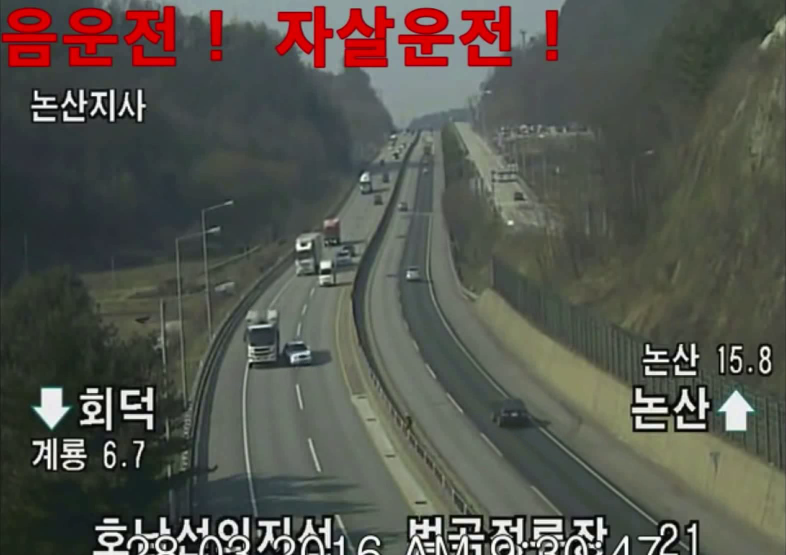
#> input picture frame 8 of output/accident_1.mp4, 1572 x 1110 px (shown at 1/2 size)
$ python optimizeddetection.py
#> lines starting #> are read from the running program, lines starting #| are printed output that depends on the picture; after the words box and inside, x2 and y2 are one past the last pixel; in counts of white or black regions, pixels touching at a corner belong together
import cv2
import numpy as np

#Web Camera
cap = cv2.VideoCapture('test/accident_1.mp4')

min_width_rectangle = 80
min_height_rectangle = 80

count_line_position = 550
# Initialize Substructor
algo = cv2.createBackgroundSubtractorMOG2(history=100, varThreshold=40)


def center_handle(x,y,w,h):
    x1=int(w/2)
    y1=int(h/2)
    cx=x+x1
    cy=y+y1
    return cx,cy

detect = []
offset = 6
counter = 0

while True:
    ret, video = cap.read()
#> video is the input picture: shape (1110, 1572, 3); mean B, G, R 77.5, 84.9, 85.3
    gray = cv2.cvtColor(video, cv2.COLOR_BGR2GRAY)
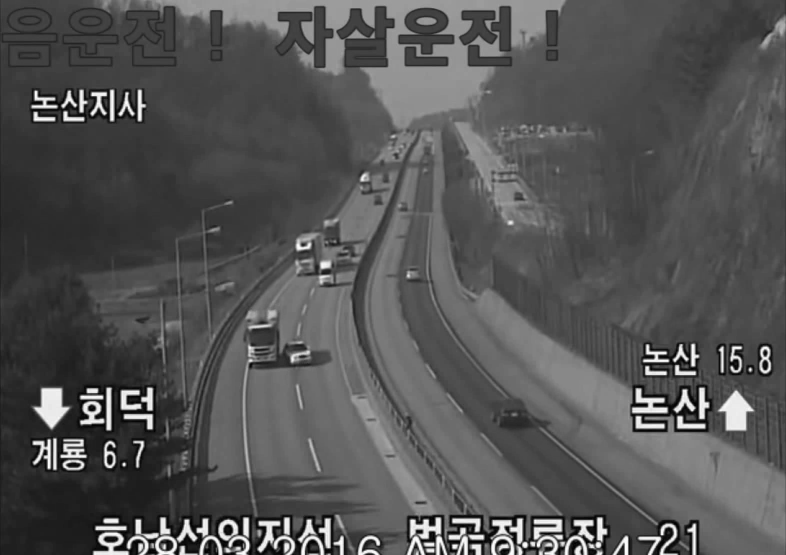
#> gray: shape (1110, 1572) (shown at 1/2 size); min 0, max 255, mean 84.1
    blur = cv2.GaussianBlur(gray, (3,3), 5)
    kernel = cv2.getStructuringElement(cv2.MORPH_ELLIPSE,(5,5))

    vi_sub = algo.apply(blur)
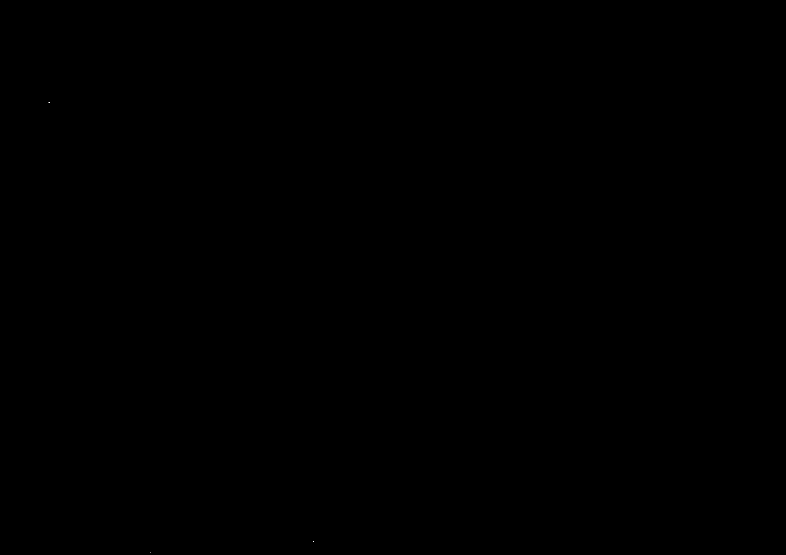
#> vi_sub: shape (1110, 1572) (shown at 1/2 size); values 127 (black) and 255 (white), 0% white in thin lines or dots, all inside (x1, y1, x2, y2) = (97, 205, 628, 1105)
    car = cv2.dilate(vi_sub, np.ones((5,5)))
#> car: shape (1110, 1572); values 127 (black) and 255 (white), 0.01% white; 3 white regions, box (x1, y1, x2, y2) and area: (95, 203, 102, 208) 35, (624, 1081, 630, 1086) 30, (298, 1102, 303, 1107) 25
    cars = cv2.morphologyEx(car, cv2.MORPH_CLOSE, kernel)
    cars = cv2.morphologyEx(cars, cv2.MORPH_CLOSE, kernel)
    countersahpe, h = cv2.findContours(cars, cv2.RETR_TREE, cv2.CHAIN_APPROX_SIMPLE)
#> countersahpe = [[[0, 0], [0, 1109], [1571, 1109], [1571, 0]]]; h = [[-1, -1, -1, -1]]


    for (i, c) in enumerate(countersahpe):
        (x,y,w,h) = cv2.boundingRect(c)
        val_counter = (w>=min_width_rectangle) and (h>= min_height_rectangle)
        if not val_counter:
            continue
        cv2.rectangle(video,(x,y),(x+w,y+h),(0,255,0),2)


        center = center_handle(x,y,w,h)
        detect.append(center)

        for (x,y) in detect:
            if y<(count_line_position + offset) and  y>(count_line_position - offset):
                counter+=1
                detect.remove((x,y))
#> this loop made 1 pass
#> (c, w, h, val_counter, x1 in center_handle, y1 in center_handle) on pass 1: ([[0, 0], [0, 1109], [1571, 1109], [1571, 0]], 1572, 1110, True, 786, 555)
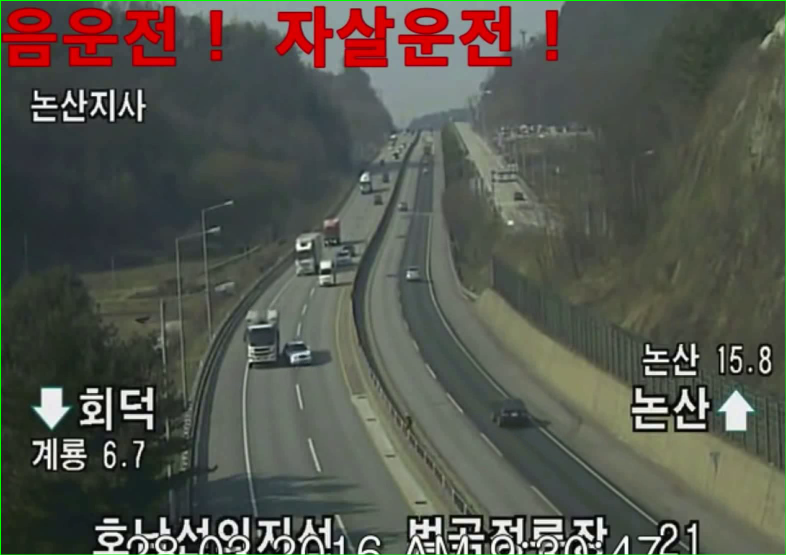
#> video: shape (1110, 1572, 3) (shown at 1/2 size); 0.46% of pixels changed, all inside (x1, y1, x2, y2) = (0, 0, 1572, 1110)
#> after the loop, counter = 1; detect = []

    cv2.imshow('Detector',video)


    if cv2.waitKey(1) == ord('q'):
#> (key q is pressed here)
        break

cap.release()
cv2.destroyAllWindows()

$ run again, starting later in the video
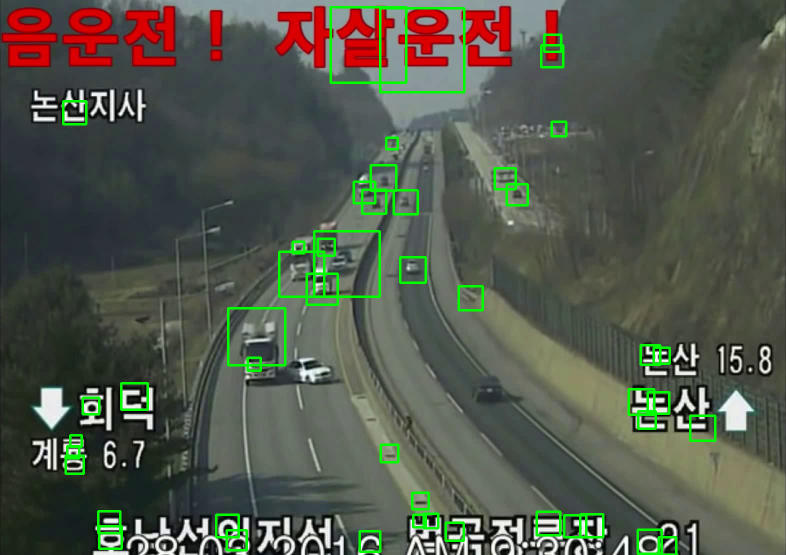
#> input picture frame 36 of output/accident_1.mp4, 1572 x 1110 px (shown at 1/2 size)
#> video is the input picture: shape (1110, 1572, 3); mean B, G, R 75.1, 88.6, 82.6
#> `gray = cv2.cvtColor(video, cv2.COLOR_BGR2GRAY)`:
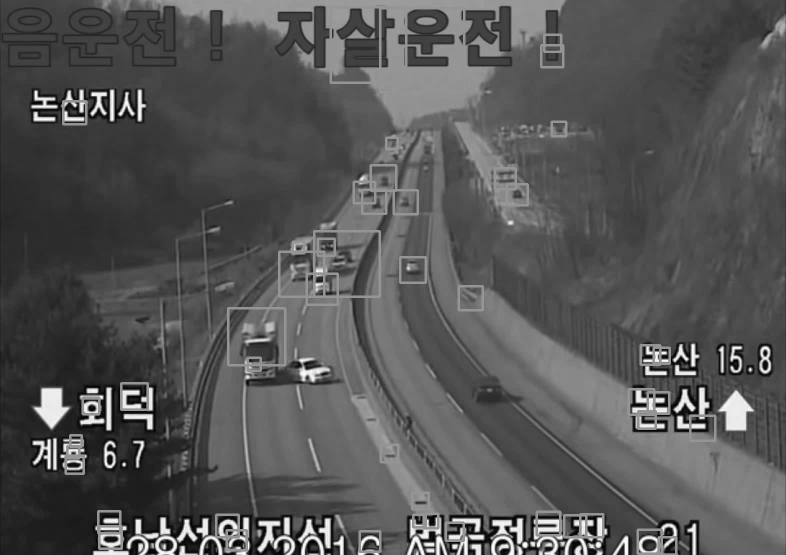
#> gray: shape (1110, 1572) (shown at 1/2 size); min 0, max 255, mean 85.2
#> vi_sub: shape (1110, 1572); values 127 (black) and 255 (white), 0% white in thin lines or dots, all inside (x1, y1, x2, y2) = (97, 205, 1319, 1105)
#> car: shape (1110, 1572); values 127 (black) and 255 (white), 0.01% white; 3 white regions, box (x1, y1, x2, y2) and area: (1311, 807, 1321, 812) 50, (95, 203, 102, 208) 35, (298, 1102, 303, 1107) 25
#> `countersahpe, h = cv2.findContours(cars, cv2.RETR_TREE, cv2.CHAIN_APPR..`: countersahpe = [[[0, 0], [0, 1109], [1571, 1109], [1571, 0]]]; h = [[-1, -1, -1, -1]]
#> the loop `for (i, c) in enumerate(countersahpe):` made 1 pass
#> (c, w, h, val_counter, x1 in center_handle, y1 in center_handle) on pass 1: ([[0, 0], [0, 1109], [1571, 1109], [1571, 0]], 1572, 1110, True, 786, 555)
#> after the loop `for (i, c) in enumerate(countersahpe):`:
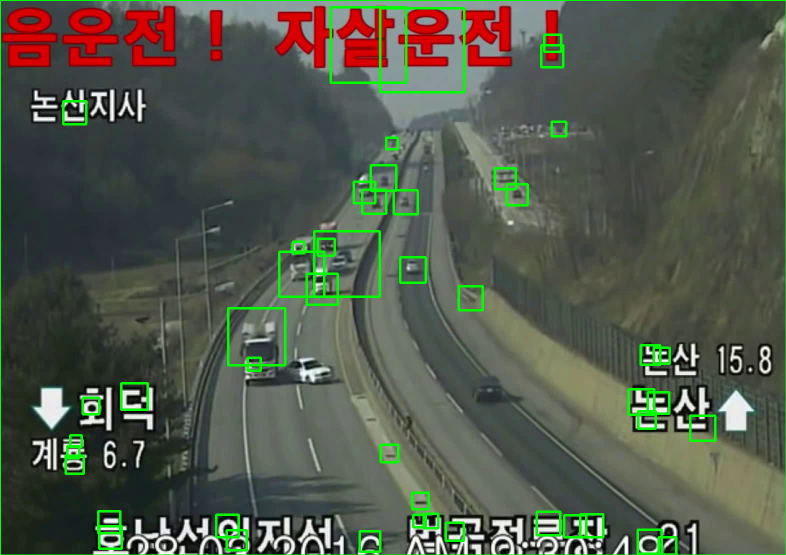
#> video: shape (1110, 1572, 3) (shown at 1/2 size); 0.46% of pixels changed, all inside (x1, y1, x2, y2) = (0, 0, 1572, 1110)
#> after the loop `for (i, c) in enumerate(countersahpe):`: counter = 1; detect = []

$ run again, starting later in the video
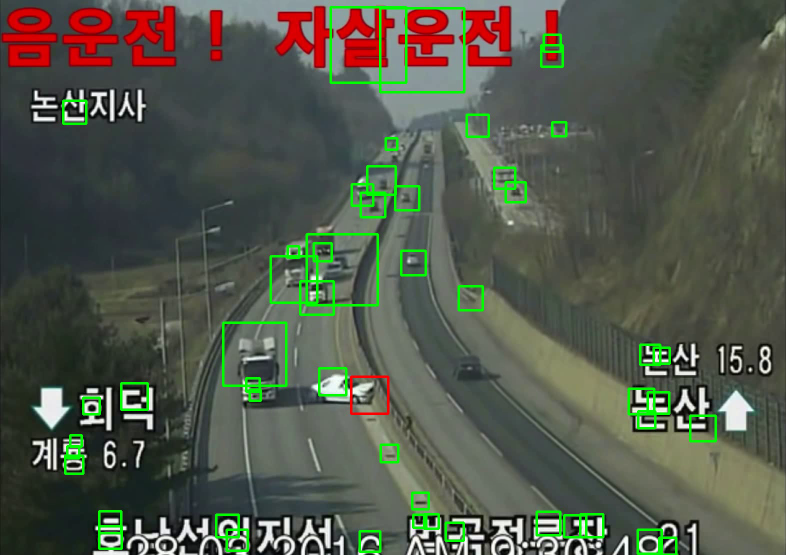
#> input picture frame 64 of output/accident_1.mp4, 1572 x 1110 px (shown at 1/2 size)
#> video is the input picture: shape (1110, 1572, 3); mean B, G, R 74.9, 88.8, 82.5
#> `gray = cv2.cvtColor(video, cv2.COLOR_BGR2GRAY)`:
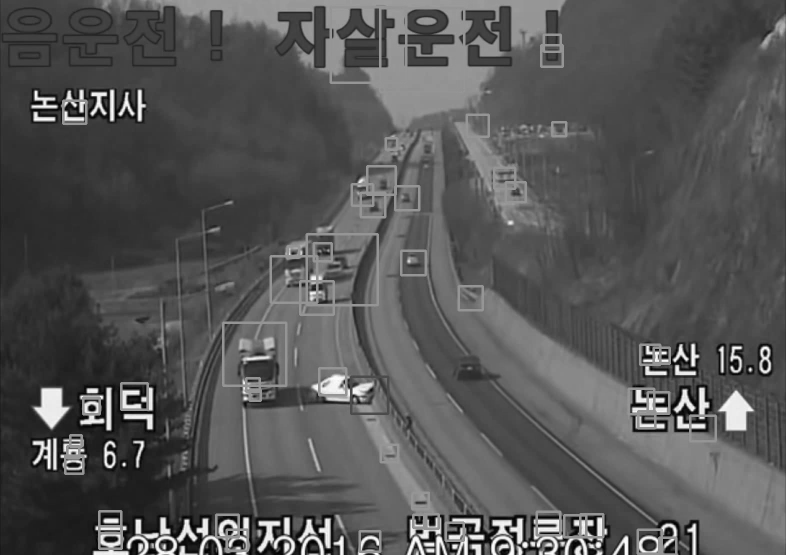
#> gray: shape (1110, 1572) (shown at 1/2 size); min 0, max 255, mean 85.3
#> vi_sub: shape (1110, 1572); values 127 (black) and 255 (white), 0% white in thin lines or dots, all inside (x1, y1, x2, y2) = (97, 205, 1319, 1105)
#> car: shape (1110, 1572); values 127 (black) and 255 (white), 0.01% white; 3 white regions, box (x1, y1, x2, y2) and area: (1311, 807, 1321, 812) 50, (95, 203, 102, 208) 35, (298, 1102, 303, 1107) 25
#> `countersahpe, h = cv2.findContours(cars, cv2.RETR_TREE, cv2.CHAIN_APPR..`: countersahpe = [[[0, 0], [0, 1109], [1571, 1109], [1571, 0]]]; h = [[-1, -1, -1, -1]]
#> the loop `for (i, c) in enumerate(countersahpe):` made 1 pass
#> (c, w, h, val_counter, x1 in center_handle, y1 in center_handle) on pass 1: ([[0, 0], [0, 1109], [1571, 1109], [1571, 0]], 1572, 1110, True, 786, 555)
#> after the loop `for (i, c) in enumerate(countersahpe):`:
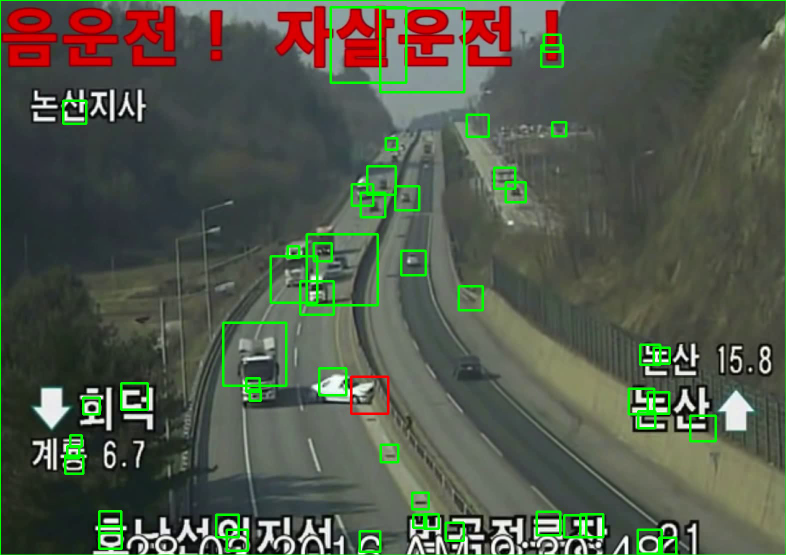
#> video: shape (1110, 1572, 3) (shown at 1/2 size); 0.46% of pixels changed, all inside (x1, y1, x2, y2) = (0, 0, 1572, 1110)
#> after the loop `for (i, c) in enumerate(countersahpe):`: counter = 1; detect = []
